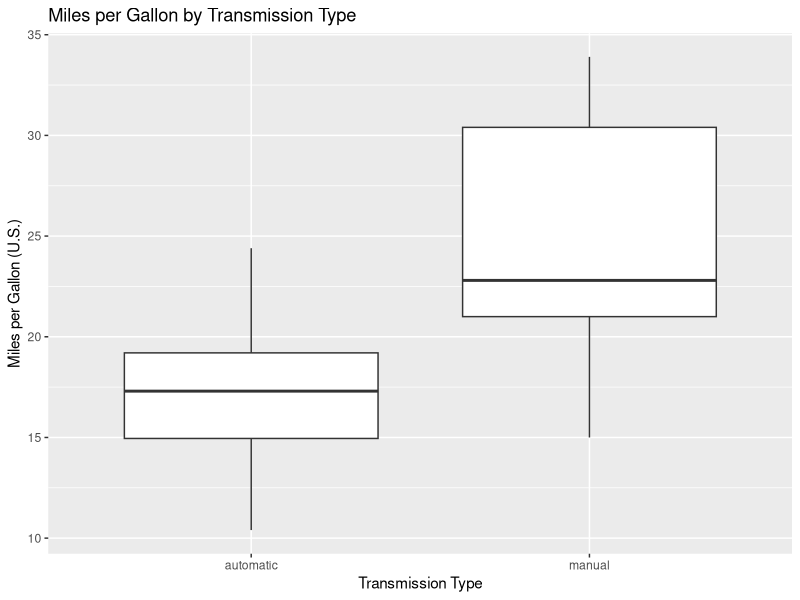
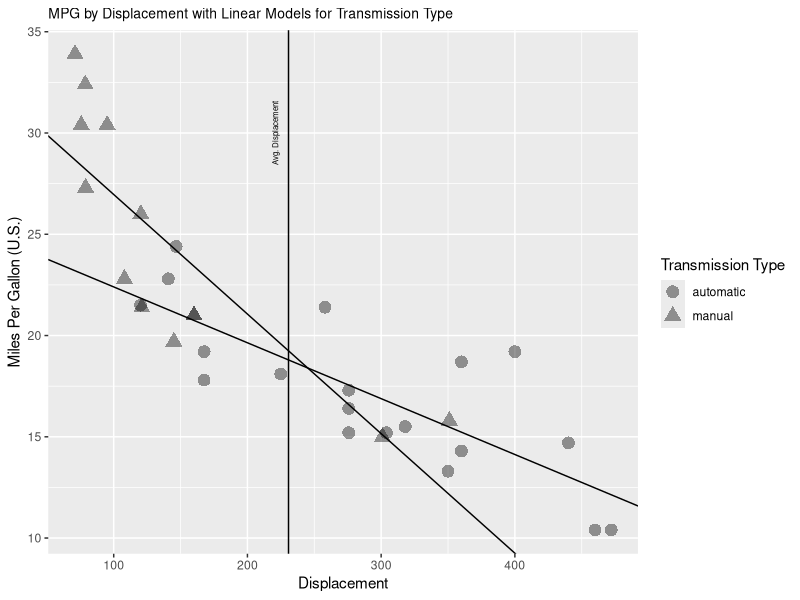
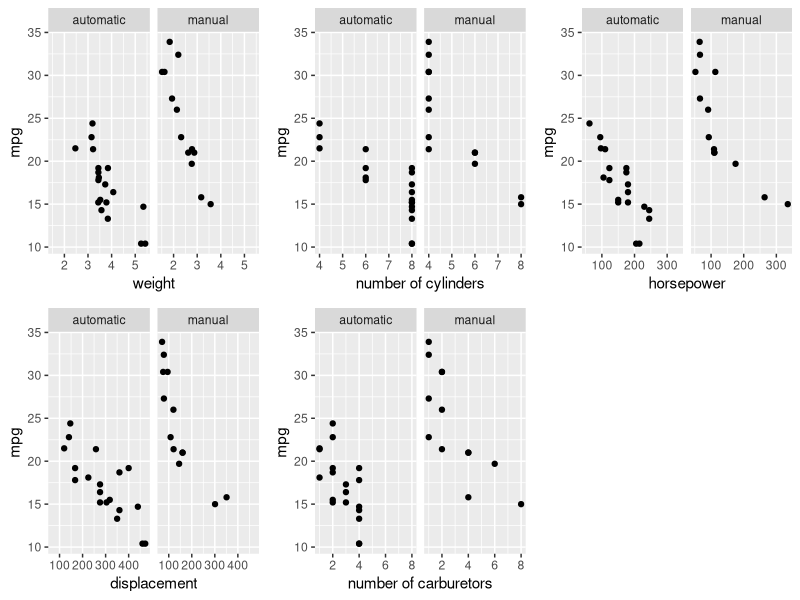
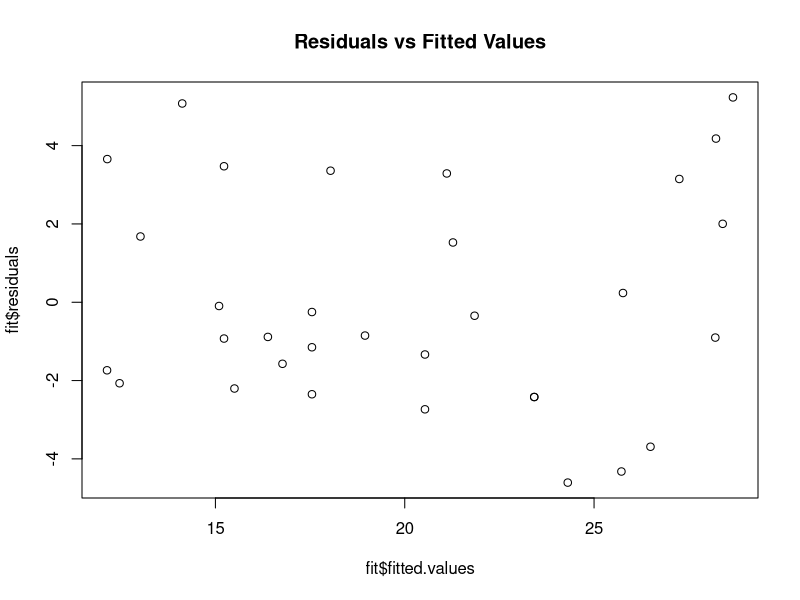
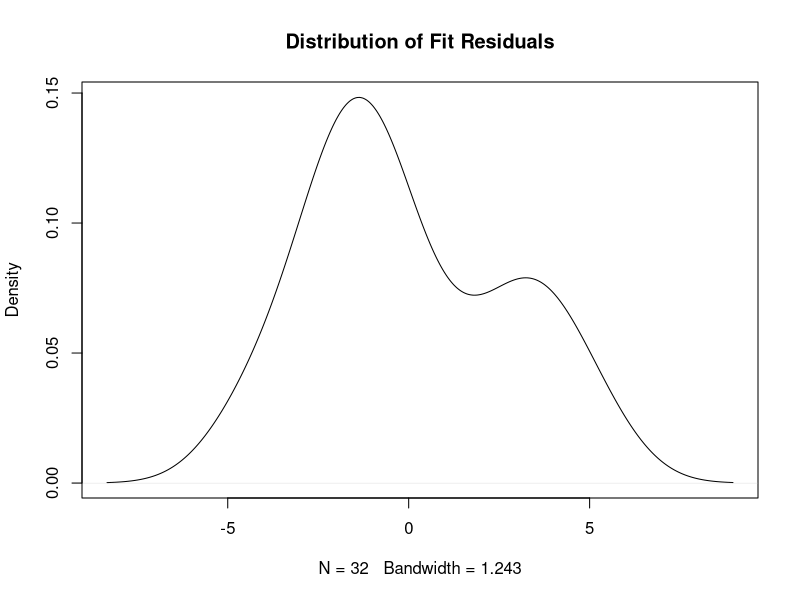
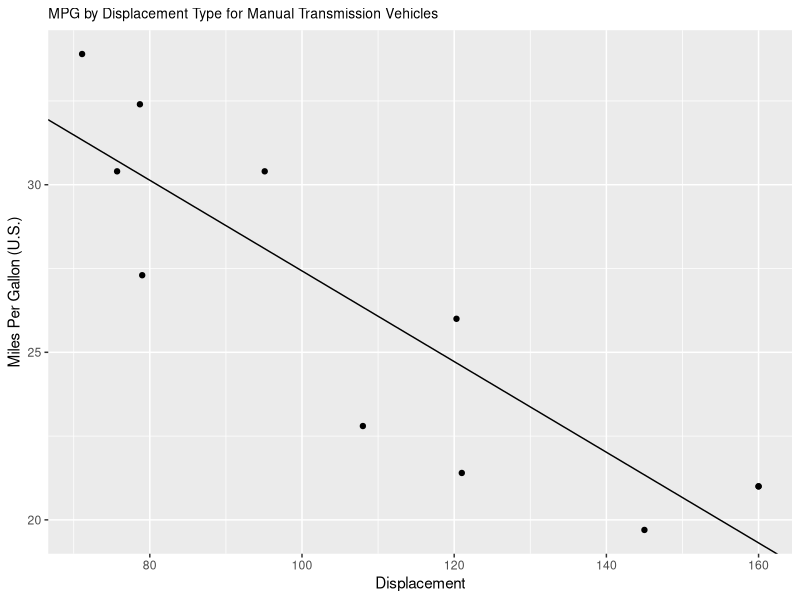

The R script that drew these images, in order:
## ---- chunk 1

library(ggplot2)
library(gridExtra)

# calling up and cloning data set for analysis
# converting am variable to factor
data(mtcars)
analysis <- mtcars
analysis$am <- sapply(analysis$am, function(x) ifelse(x==0, "automatic","manual"))

p <- ggplot(analysis) + geom_boxplot(aes(x=am,y=mpg)) +
  xlab("Transmission Type") +
  ylab("Miles per Gallon (U.S.)") +
  ggtitle("Miles per Gallon by Transmission Type")
p

## ---- chunk 2
library(knitr)
fit <- lm(mpg ~ disp * factor(am), data = analysis)

kable(summary(fit)$coef, digits=3)

## ---- chunk 3
modelp <- ggplot(analysis) +
  geom_point(aes(x=disp,y=mpg, shape=am), size=4, alpha=0.4) +
  geom_abline(intercept = coef(fit)[1], slope=coef(fit)[2]) +
  geom_abline(intercept = coef(fit)[1] + coef(fit)[3],
              slope=coef(fit)[2] + coef(fit)[4]) +
  geom_vline(xintercept=mean(analysis$disp)) +
  xlab("Displacement") +
  ylab("Miles Per Gallon (U.S.)") +
  labs(shape="Transmission Type") +
  ggtitle("MPG by Displacement with Linear Models for Transmission Type") +
  theme(plot.title=element_text(size=10)) +
  annotate("text",
           label="Avg. Displacement",
           x=mean(analysis$disp) - 10,
           y=30,
           angle=90,
           size=2)
  
modelp
## ---- chunk 4
transa <- subset(analysis,am=="automatic") 
transm <- subset(analysis,am=="manual")

t.test(transa$mpg,transm$mpg)
## ---- chunk 5
p.wt <- ggplot(analysis) + geom_point(aes(x=wt,y=mpg)) + facet_grid(.~am) +
  xlab("weight")

p.cyl <- ggplot(analysis) + geom_point(aes(x=cyl,y=mpg)) + facet_grid(.~am) +
  xlab("number of cylinders")

p.hp <- ggplot(analysis) + geom_point(aes(x=hp,y=mpg)) + facet_grid(.~am) +
  xlab("horsepower")

p.disp <- ggplot(analysis) + geom_point(aes(x=disp,y=mpg)) + facet_grid(.~am) +
  xlab("displacement")

p.carb <- ggplot(analysis) + geom_point(aes(x=carb,y=mpg)) + facet_grid(.~am) +
  xlab("number of carburetors")

grid.arrange(p.wt,p.cyl,p.hp, p.disp,p.carb,ncol=3,nrow=2)
## ---- chunk 6
plot(x=fit$fitted.values,y=fit$residuals, main="Residuals vs Fitted Values")
## ---- chunk 7
d <- density(fit$residuals)
plot(d, main="Distribution of Fit Residuals")
## ---- chunk 8
testfit <- lm(mpg ~ disp, data=transm) 
hatvalues <- round(hatvalues(testfit),2)
kable(hatvalues)
## ---- chunk 9
# remove two outliers
transm <- transm[-12,]
transm <- transm[-10,]
testfit <- lm(mpg ~ disp, data=transm) 

noleverage <- ggplot(transm) + geom_point(aes(x=disp,y=mpg)) +
  geom_abline(intercept=coef(testfit)[1], slope=coef(testfit)[2]) +
  xlab("Displacement") +
  ylab("Miles Per Gallon (U.S.)") +
  ggtitle("MPG by Displacement Type for Manual Transmission Vehicles")  +
  theme(plot.title=element_text(size=10))
noleverage
